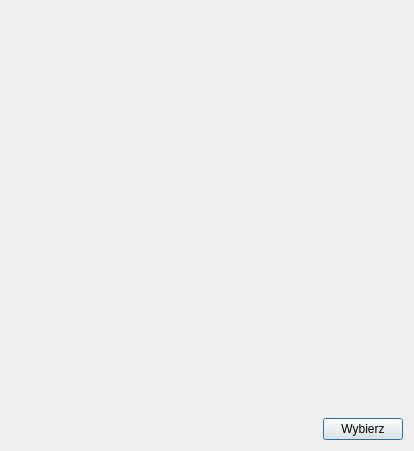
<?xml version="1.0" encoding="UTF-8"?>
<ui version="4.0">
 <class>CustomerSelection</class>
 <widget class="QDialog" name="CustomerSelection">
  <property name="geometry">
   <rect>
    <x>0</x>
    <y>0</y>
    <width>414</width>
    <height>451</height>
   </rect>
  </property>
  <property name="windowTitle">
   <string>Wyszikwanie klienta</string>
  </property>
  <layout class="QVBoxLayout" name="verticalLayout">
   <item>
    <widget class="CustomerSearch" name="widget" native="true">
     <property name="sizePolicy">
      <sizepolicy hsizetype="Expanding" vsizetype="Expanding">
       <horstretch>0</horstretch>
       <verstretch>0</verstretch>
      </sizepolicy>
     </property>
    </widget>
   </item>
   <item>
    <layout class="QHBoxLayout" name="horizontalLayout">
     <item>
      <spacer name="horizontalSpacer">
       <property name="orientation">
        <enum>Qt::Horizontal</enum>
       </property>
       <property name="sizeHint" stdset="0">
        <size>
         <width>40</width>
         <height>20</height>
        </size>
       </property>
      </spacer>
     </item>
     <item>
      <widget class="QPushButton" name="pushButton_exit">
       <property name="text">
        <string>Wybierz</string>
       </property>
      </widget>
     </item>
    </layout>
   </item>
  </layout>
 </widget>
 <customwidgets>
  <customwidget>
   <class>CustomerSearch</class>
   <extends>QWidget</extends>
   <header>CustomerSearch.h</header>
   <container>1</container>
  </customwidget>
 </customwidgets>
 <resources/>
 <connections/>
</ui>
